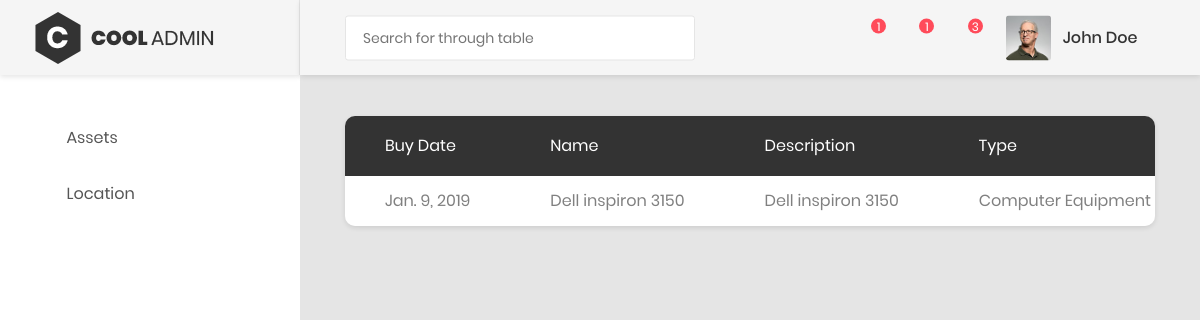
/assetmanager/assets (signed in), run on the app's committed database.
### AMS/models.py (models this page shows, shortened)
class Asset(models.Model):
    ASSET_CHOICES = (
            ('Automobile',   'Automobile'),
            ('AV Equipment', 'AV Equipment'),
            ('Computer Equipment',  'Computer Equipment'),
            ('Office Furniture & Stationary', 'Office Furniture & Stationary'),
        )
    DEPARTMENT = (
        ('I.T', 'I.T'),
        ('Finance', 'Finance'),
        ('Marketing', 'Marketing'),
        ('Sales', 'Sales'),
    )
    STATUS_CHOICES = (
            ('Working', 'Working'),
            ('Disabled', 'Disabled'),
    )
    Depreciation = (
        ('Straight Line', 'Straight Line'),
        ('Double-Declining Balance', 'Double-Declining Balance'),
        ('Sum of Years', 'Sum of Years'),
    )
    asset_id= models.AutoField(primary_key=True)
    acquisition_date = models.DateField(default=datetime.date.today)
    asset_name =  models.CharField(max_length=50, blank=True, )
    description = models.TextField(max_length=2000)
    asset_type = models.CharField(choices=ASSET_CHOICES, max_length=30)
    asset_barcode = models.CharField(max_length=30, blank=True, )
    asset_serial_number = models.CharField(max_length=80, blank=True, )
    asset_location = models.ForeignKey("Location", on_delete=models.PROTECT)
    asset_status = models.CharField(choices=STATUS_CHOICES, max_length=10)
    asset_owner = models.ForeignKey(settings.AUTH_USER_MODEL, on_delete=models.CASCADE)
    asset_user = models.CharField(max_length=30, blank=True, )
    asset_department = models.CharField(max_length=50)
    added_date = models.DateField(default=datetime.date.today)
    modified_date = models.DateField(default=datetime.date.today)
    purchase_value = models.DecimalField(max_digits=19, decimal_places=2,default=200.00)
    residual_value = models.DecimalField(max_digits=19, decimal_places=2,default=0.00)
    current_value = models.DecimalField(max_digits=19, decimal_places=2)
    life_expectancy = models.IntegerField(default=3)
    depr_model = models.CharField(choices=Depreciation, max_length=30,default='Straight Line')
    currentVal_date = models.DateField(default=datetime.date.today)
    asset_is_approved = models.BooleanField(_('approved'), default=False)
    asset_department = models.CharField(choices=DEPARTMENT, max_length=10)

### AMS/views.py (the view)
# urls.py: url('assets', main.as_view(), name='main'),
class main(LoginRequiredMixin, ListView):
    model = Asset
    login_url = '/assetmanager/login/'
    redirect_field_name = 'redirect_to'
    template_name= 'index.html'
    context_object_name = 'assets'
    paginate_by = 10
    def get_queryset(self):
        if self.request.user.is_manager:
            return Asset.objects.all()
        else:
            return Asset.objects.filter(asset_owner=self.request.user)

### AMS/models.py (called while the page is built)
    def __str__(self):
        return self.adress

### AMS/template/index.html (shortened to what this page needs)
<!DOCTYPE html>
<html lang="en">
<head>
    {% load static %}
    {% load i18n staticfiles %}
    <link href="{% static 'css/font-face.css' %}" rel="stylesheet" media="all">
    <link href="{% static 'vendor/font-awesome-4.7/css/font-awesome.min.css' %}" rel="stylesheet" media="all">
    <link href="{% static 'vendor/font-awesome-5/css/fontawesome-all.min.css'%}" rel="stylesheet" media="all">
    <link href="{% static 'vendor/mdi-font/css/material-design-iconic-font.min.css'%}" rel="stylesheet" media="all">
    <link href="{% static 'vendor/bootstrap-4.1/bootstrap.min.css' %}" rel="stylesheet" media="all">
    <link href="{% static 'vendor/animsition/animsition.min.css'%}" rel="stylesheet" media="all">
    <link href="{% static 'vendor/bootstrap-progressbar/bootstrap-progressbar-3.3.4.min.css'%}" rel="stylesheet" media="all">
    <link href="{% static 'vendor/wow/animate.css'%}" rel="stylesheet" media="all">
    <link href="{% static 'vendor/css-hamburgers/hamburgers.min.css'%}" rel="stylesheet" media="all">
    <link href="{% static 'vendor/slick/slick.css'%}" rel="stylesheet" media="all">
    <link href="{% static 'vendor/select2/select2.min.css'%}" rel="stylesheet" media="all">
    <link href="{% static 'vendor/perfect-scrollbar/perfect-scrollbar.css'%}" rel="stylesheet" media="all">
    <link href="{% static 'vendor/data-tables/datatables.min.css'%}" rel="stylesheet" media="all">
    <link href="{% static 'vendor/data-tables/dataTables.bootstrap4.min.css'%}" rel="stylesheet" media="all">
    <link href="{% static 'css/theme.css'%}" rel="stylesheet" media="all">
</head>
<body class="animsition">
    <div class="page-wrapper">
        <aside class="menu-sidebar d-none d-lg-block">
            <div class="logo">
                <a href="#">
                    <img src="images/icon/logo.png" alt="Cool Admin" />
                </a>
            </div>
            <div class="menu-sidebar__content js-scrollbar1">
                <nav class="navbar-sidebar">
                    <ul class="list-unstyled navbar__list">
                 <li class="has-sub">
                            <a class="js-arrow" href="#">
                                <i class="fas fa-desktop"></i>Assets</a>
                 </li>
                          <li class="has-sub">
                            <a class="js-arrow" href="#">
                                <i class="fas fa-copy"></i>Location</a>
                       </li>
                    </ul>
                </nav>
            </div>
        </aside>
        <div class="page-container">
            <header class="header-desktop">
                <div class="section__content section__content--p30">
                    <div class="container-fluid">
                        <div class="header-wrap">
                                <input class="au-input au-input--xl" type="text" id="txtSearch"  placeholder="Search for through table" />
                            <div class="header-button">
                                <div class="noti-wrap">
                                    <div class="noti__item js-item-menu">
                                        <i class="zmdi zmdi-comment-more"></i>
                                        <span class="quantity">1</span>
                                    </div>
                                    <div class="noti__item js-item-menu">
                                        <i class="zmdi zmdi-email"></i>
                                        <span class="quantity">1</span>
                                    </div>
                                    <div class="noti__item js-item-menu">
                                        <i class="zmdi zmdi-notifications"></i>
                                        <span class="quantity">3</span>
                                    </div>
                                </div>
                                <div class="account-wrap">
                                    <div class="account-item clearfix js-item-menu">
                                        <div class="image">
                                            <img src="images/icon/avatar-01.jpg" alt="John Doe" />
                                        </div>
                                        <div class="content">
                                            <a class="js-acc-btn" href="#">john doe</a>
                                        </div>
                                    </div>
                                </div>
                            </div>
                        </div>
                    </div>
                </div>
            </header>
            <div class="main-content">
                <div class="section__content section__content--p30">
                    <div class="container-fluid">
                        <div class="table-responsive table--no-card m-b-30">
                            <table class="table table-borderless table-striped table-earning">
                        <thead>
                            <tr>
                                <th>Buy date</th>
                                <th>Name</th>
                                <th>Description</th>
                                <th>Type</th>
                            </tr>
                        </thead>
                        <tbody id="searchBody">
                         {% for asset in assets %}
                        <tr>
                            <td>{{ asset.acquisition_date }}</td>
                            <td>{{ asset.asset_name }}</td>
                            <td>{{ asset.description }}</td>
                            <td>{{ asset.asset_type }}</td>
                        </tr>
                        {% endfor %}
                    </tbody>
                    </table>
                        </div>
                                </div>
                            </div>
                        </div>
        </div>
    </div>
</body>
</html>

### data on the page
Asset: acquisition_date "Jan. 9, 2019", asset_name "Dell inspiron 3150", description "Dell inspiron 3150", asset_type "Computer Equipment"
